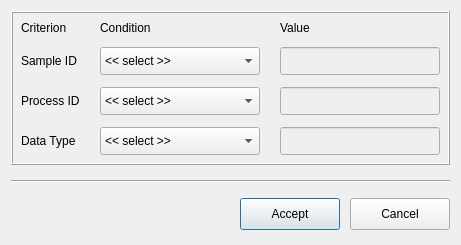
<?xml version="1.0" encoding="UTF-8"?>
<ui version="4.0">
 <class>criteria</class>
 <widget class="QDialog" name="criteria">
  <property name="geometry">
   <rect>
    <x>0</x>
    <y>0</y>
    <width>461</width>
    <height>245</height>
   </rect>
  </property>
  <property name="windowTitle">
   <string>Criteria</string>
  </property>
  <layout class="QVBoxLayout" name="verticalLayout">
   <property name="spacing">
    <number>15</number>
   </property>
   <property name="bottomMargin">
    <number>0</number>
   </property>
   <item>
    <widget class="QFrame" name="form_area">
     <property name="frameShape">
      <enum>QFrame::Box</enum>
     </property>
     <property name="frameShadow">
      <enum>QFrame::Raised</enum>
     </property>
     <layout class="QGridLayout" name="gridLayout">
      <property name="leftMargin">
       <number>8</number>
      </property>
      <property name="topMargin">
       <number>8</number>
      </property>
      <property name="rightMargin">
       <number>8</number>
      </property>
      <property name="bottomMargin">
       <number>8</number>
      </property>
      <property name="horizontalSpacing">
       <number>20</number>
      </property>
      <property name="verticalSpacing">
       <number>12</number>
      </property>
      <item row="0" column="0">
       <widget class="QLabel" name="criterion_label">
        <property name="text">
         <string>Criterion</string>
        </property>
       </widget>
      </item>
      <item row="0" column="1">
       <widget class="QLabel" name="condition_label">
        <property name="text">
         <string>Condition</string>
        </property>
       </widget>
      </item>
      <item row="0" column="2">
       <widget class="QLabel" name="value_label">
        <property name="text">
         <string>Value</string>
        </property>
       </widget>
      </item>
      <item row="1" column="0">
       <widget class="QLabel" name="sample_id_label">
        <property name="text">
         <string>Sample ID</string>
        </property>
       </widget>
      </item>
      <item row="1" column="1">
       <widget class="QComboBox" name="condition_1">
        <property name="enabled">
         <bool>true</bool>
        </property>
        <property name="minimumSize">
         <size>
          <width>160</width>
          <height>28</height>
         </size>
        </property>
        <item>
         <property name="text">
          <string>&lt;&lt; select &gt;&gt;</string>
         </property>
        </item>
        <item>
         <property name="text">
          <string>All</string>
         </property>
        </item>
        <item>
         <property name="text">
          <string>Value</string>
         </property>
        </item>
       </widget>
      </item>
      <item row="1" column="2">
       <widget class="QLineEdit" name="value_1">
        <property name="enabled">
         <bool>false</bool>
        </property>
        <property name="minimumSize">
         <size>
          <width>160</width>
          <height>28</height>
         </size>
        </property>
       </widget>
      </item>
      <item row="2" column="0">
       <widget class="QLabel" name="process_idlabel">
        <property name="text">
         <string>Process ID</string>
        </property>
       </widget>
      </item>
      <item row="2" column="1">
       <widget class="QComboBox" name="condition_2">
        <property name="enabled">
         <bool>true</bool>
        </property>
        <property name="minimumSize">
         <size>
          <width>160</width>
          <height>28</height>
         </size>
        </property>
        <item>
         <property name="text">
          <string>&lt;&lt; select &gt;&gt;</string>
         </property>
        </item>
        <item>
         <property name="text">
          <string>All</string>
         </property>
        </item>
        <item>
         <property name="text">
          <string>Value</string>
         </property>
        </item>
       </widget>
      </item>
      <item row="2" column="2">
       <widget class="QLineEdit" name="value_2">
        <property name="enabled">
         <bool>false</bool>
        </property>
        <property name="minimumSize">
         <size>
          <width>160</width>
          <height>28</height>
         </size>
        </property>
       </widget>
      </item>
      <item row="3" column="0">
       <widget class="QLabel" name="data_type_label">
        <property name="text">
         <string>Data Type</string>
        </property>
       </widget>
      </item>
      <item row="3" column="1">
       <widget class="QComboBox" name="condition_3">
        <property name="enabled">
         <bool>true</bool>
        </property>
        <property name="minimumSize">
         <size>
          <width>160</width>
          <height>28</height>
         </size>
        </property>
        <item>
         <property name="text">
          <string>&lt;&lt; select &gt;&gt;</string>
         </property>
        </item>
        <item>
         <property name="text">
          <string>Same</string>
         </property>
        </item>
        <item>
         <property name="text">
          <string>Value</string>
         </property>
        </item>
       </widget>
      </item>
      <item row="3" column="2">
       <widget class="QLineEdit" name="value_3">
        <property name="enabled">
         <bool>false</bool>
        </property>
        <property name="minimumSize">
         <size>
          <width>160</width>
          <height>28</height>
         </size>
        </property>
       </widget>
      </item>
     </layout>
    </widget>
   </item>
   <item>
    <widget class="Line" name="line">
     <property name="orientation">
      <enum>Qt::Horizontal</enum>
     </property>
    </widget>
   </item>
   <item>
    <layout class="QHBoxLayout" name="buttons_area">
     <property name="spacing">
      <number>10</number>
     </property>
     <item>
      <spacer name="horizontal_spacer">
       <property name="orientation">
        <enum>Qt::Horizontal</enum>
       </property>
       <property name="sizeHint" stdset="0">
        <size>
         <width>0</width>
         <height>20</height>
        </size>
       </property>
      </spacer>
     </item>
     <item>
      <widget class="QPushButton" name="push_button_accept">
       <property name="minimumSize">
        <size>
         <width>100</width>
         <height>32</height>
        </size>
       </property>
       <property name="text">
        <string>Accept</string>
       </property>
       <property name="shortcut">
        <string>Return</string>
       </property>
      </widget>
     </item>
     <item>
      <widget class="QPushButton" name="push_button_cancel">
       <property name="minimumSize">
        <size>
         <width>100</width>
         <height>32</height>
        </size>
       </property>
       <property name="text">
        <string>Cancel</string>
       </property>
       <property name="shortcut">
        <string>Esc</string>
       </property>
      </widget>
     </item>
    </layout>
   </item>
   <item>
    <spacer name="vertical_spacer">
     <property name="orientation">
      <enum>Qt::Vertical</enum>
     </property>
     <property name="sizeHint" stdset="0">
      <size>
       <width>20</width>
       <height>40</height>
      </size>
     </property>
    </spacer>
   </item>
  </layout>
 </widget>
 <resources/>
 <connections/>
</ui>
